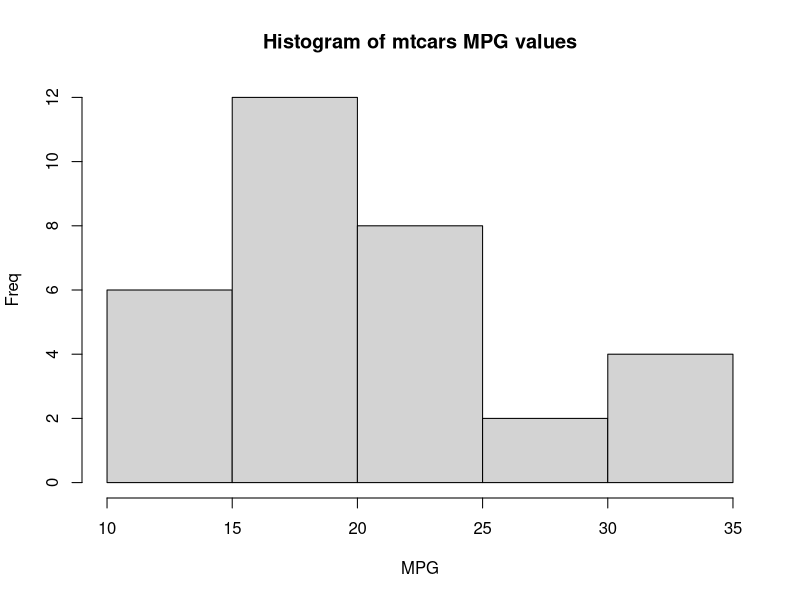

Reproduce this figure in R. (Note: this script raises an error after producing the figure.)
## ---- chunk 1
hist(mtcars$mpg, main = "Histogram of mtcars MPG values", xlab = ("MPG"), ylab = ("Freq"))
## ---- chunk 2
    data(mtcars)
    full_model <- lm(mpg ~ ., data = mtcarscopy)
    best_model <- step(full_model, direction = "both")
## ---- chunk 3
    best_model
## ---- chunk 4
    summary(best_model)[8]
    summary(best_model)[9]
